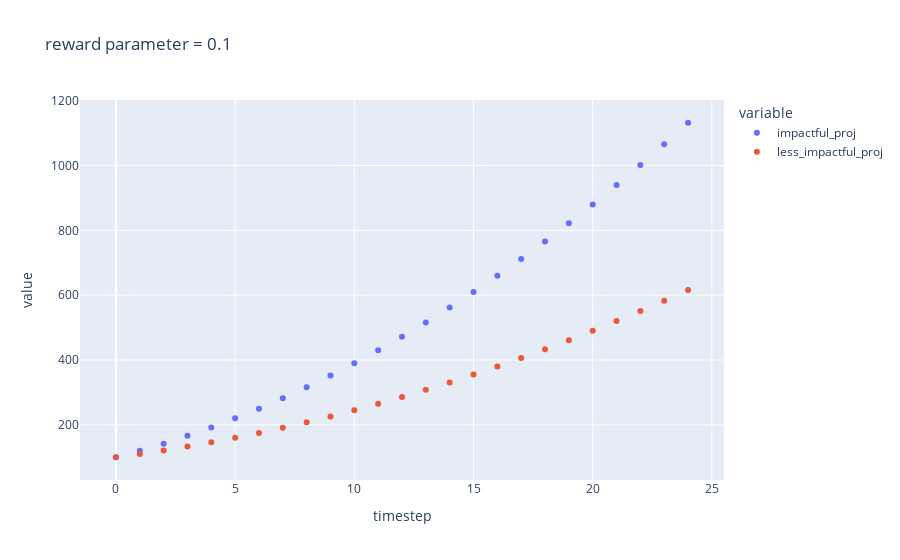

The code cell stored with this chart in its notebook:
### Code cell
fig_df = df.query('reward_fund2proj==0.1')

fig = px.scatter(
    fig_df,
    x=fig_df.timestep,
    y=[fig_df.impactful_proj,fig_df.less_impactful_proj],
    #color=fig_df.co2_annual_emissions.astype(str),
    opacity=1,
    title='reward parameter = 0.1'
    #trendline="lowess",
    #labels={'color': 'Yearly CO2 emissions (Gt)'}
)

fig.show()

### Figure 1 — Plotly figure (JSON) as saved in the notebook; plotly's stock layout.template omitted (floating-point values rounded to 4 significant figures)
{"data": [{"hovertemplate": "variable=impactful_proj<br>timestep=%{x}<br>value=%{y}<extra></extra>", "legendgroup": "impactful_proj", "marker": {"color": "#636efa", "opacity": 1, "symbol": "circle"}, "mode": "markers", "name": "impactful_proj", "orientation": "v", "showlegend": true, "type": "scatter", "x": [0, 1, 2, 3, 4, 5, 6, 7, 8, 9, 10, 11, 12, 13, 14, 15, 16, 17, 18, 19, 20, 21, 22, 23, 24], "xaxis": "x", "y": [100, 120, 142, 166, 192, 220, 250, 282, 316, 352, 390, 430, 472, 516, 562, 610, 660, 712, 766, 822, 880, 940, 1002, 1066, 1132], "yaxis": "y"}, {"hovertemplate": "variable=less_impactful_proj<br>timestep=%{x}<br>value=%{y}<extra></extra>", "legendgroup": "less_impactful_proj", "marker": {"color": "#EF553B", "opacity": 1, "symbol": "circle"}, "mode": "markers", "name": "less_impactful_proj", "orientation": "v", "showlegend": true, "type": "scatter", "x": [0, 1, 2, 3, 4, 5, 6, 7, 8, 9, 10, 11, 12, 13, 14, 15, 16, 17, 18, 19, 20, 21, 22, 23, 24], "xaxis": "x", "y": [100, 110, 121, 133, 146, 160, 175, 191, 208, 226, 245, 265, 286, 308, 331, 355, 380, 406, 433, 461, 490, 520, 551, 583, 616], "yaxis": "y"}], "layout": {"legend": {"title": {"text": "variable"}, "tracegroupgap": 0}, "title": {"text": "reward parameter = 0.1"}, "xaxis": {"anchor": "y", "domain": [0, 1], "title": {"text": "timestep"}}, "yaxis": {"anchor": "x", "domain": [0, 1], "title": {"text": "value"}}}}
